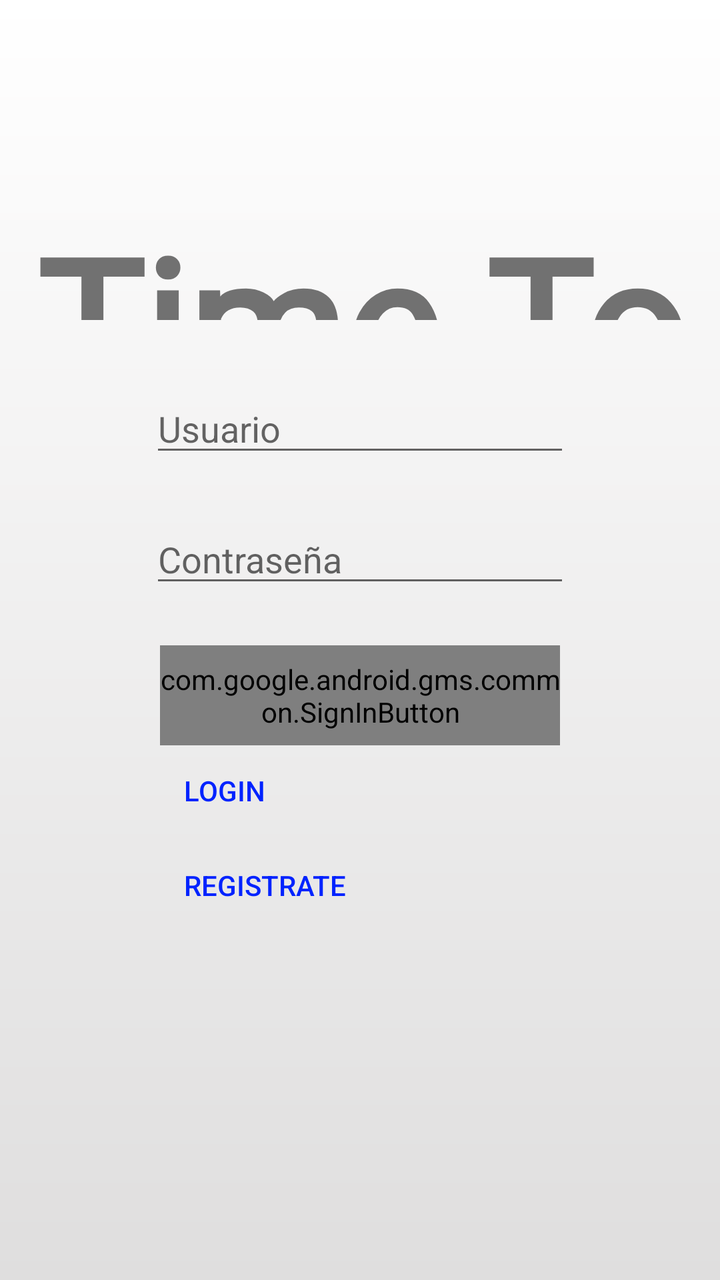
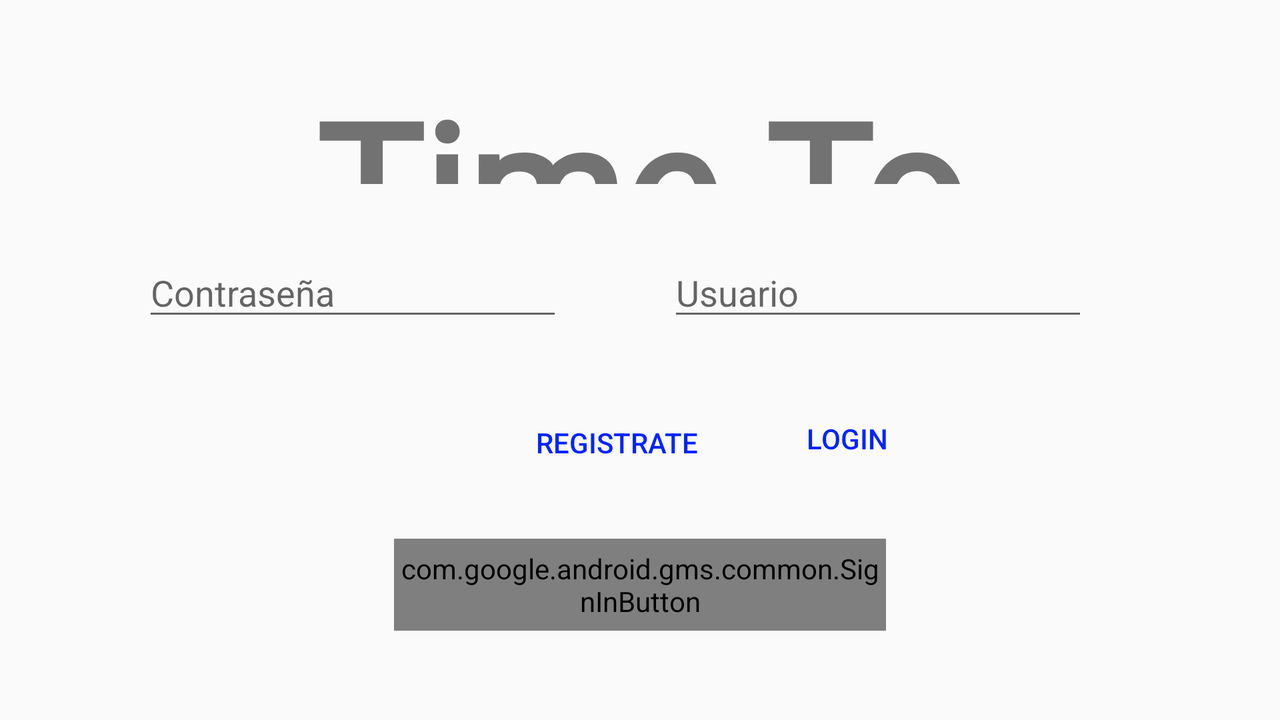

Compare how this app lays out the same screen by default and in its alternative resource folder. The renders come first, then the two layout files and the values they reference.
<!-- AndroidManifest.xml: application theme AppTheme -->
<!-- res/layout/activity_main.xml -->
<?xml version="1.0" encoding="utf-8"?>
<androidx.constraintlayout.widget.ConstraintLayout xmlns:android="http://schemas.android.com/apk/res/android"
    xmlns:app="http://schemas.android.com/apk/res-auto"
    xmlns:tools="http://schemas.android.com/tools"
    android:layout_width="match_parent"
    android:layout_height="match_parent"
    tools:context=".MainActivity"
    android:background="@drawable/degradado"
    >

    <TextView
        android:id="@+id/textView"
        android:layout_width="395dp"
        android:layout_height="60dp"
        android:layout_marginTop="100dp"
        android:fontFamily="@font/game_over"
        android:gravity="center"
        android:text="@string/title"
        android:textSize="90sp"
        android:textStyle="bold"
        app:layout_constraintEnd_toEndOf="parent"
        app:layout_constraintStart_toStartOf="parent"
        app:layout_constraintTop_toTopOf="parent" />

    <EditText
        android:id="@+id/txtnombre"
        android:layout_width="wrap_content"
        android:layout_height="wrap_content"
        android:layout_marginTop="32dp"
        android:ems="10"
        android:hint="Usuario"
        android:inputType="textPersonName"
        app:layout_constraintEnd_toEndOf="parent"
        app:layout_constraintStart_toStartOf="parent"
        app:layout_constraintTop_toBottomOf="@+id/textView" />

    <EditText
        android:id="@+id/txtpassword"
        android:layout_width="wrap_content"
        android:layout_height="wrap_content"
        android:layout_marginTop="24dp"
        android:ems="10"
        android:hint="Contraseña"
        android:inputType="textPassword"
        app:layout_constraintEnd_toEndOf="parent"
        app:layout_constraintStart_toStartOf="parent"
        app:layout_constraintTop_toBottomOf="@+id/txtnombre" />

    <Button
        android:id="@+id/btnlogin"
        style="@style/Widget.AppCompat.Button.Borderless.Colored"
        android:layout_width="200dp"
        android:layout_height="45dp"
        android:text="Login"
        android:textAlignment="textStart"
        android:textColor="#0023FF"
        app:layout_constraintEnd_toEndOf="parent"
        app:layout_constraintStart_toStartOf="parent"
        app:layout_constraintTop_toBottomOf="@+id/googleacount" />

    <Button
        android:id="@+id/btnregistro"
        style="@style/Widget.AppCompat.Button.Borderless.Colored"
        android:layout_width="200dp"
        android:layout_height="50dp"
        android:text="Registrate"
        android:textAlignment="textStart"
        android:textColor="#0023FF"
        app:layout_constraintEnd_toEndOf="parent"
        app:layout_constraintStart_toStartOf="parent"
        app:layout_constraintTop_toBottomOf="@+id/btnlogin" />

    <com.google.android.gms.common.SignInButton
        android:id="@+id/googleacount"
        android:layout_width="200dp"
        android:layout_height="50dp"
        android:layout_marginTop="24dp"
        app:layout_constraintEnd_toEndOf="parent"
        app:layout_constraintStart_toStartOf="parent"
        app:layout_constraintTop_toBottomOf="@+id/txtpassword">

    </com.google.android.gms.common.SignInButton>

    <ProgressBar
        android:id="@+id/cargalogin"
        style="?android:attr/progressBarStyle"
        android:layout_width="wrap_content"
        android:layout_height="wrap_content"
        android:visibility="gone"
        app:layout_constraintBottom_toBottomOf="parent"
        app:layout_constraintEnd_toEndOf="parent"
        app:layout_constraintStart_toStartOf="parent"
        app:layout_constraintTop_toTopOf="parent" />

</androidx.constraintlayout.widget.ConstraintLayout>
<!-- resources referenced by this layout -->
<resources>
  <!-- drawable degradado (drawable) -->
  <?xml version="1.0" encoding="utf-8"?>
      <shape xmlns:android="http://schemas.android.com/apk/res/android">
          <gradient
              android:startColor="#FFFFFF"
              android:endColor="#DFDEDE"
              android:angle="270" />
      </shape>
  <string name="title">Time To Train</string>
  <style name="AppTheme" parent="Theme.AppCompat.Light.DarkActionBar">
          
          <item name="colorPrimary">@color/colorPrimary</item>
          <item name="colorPrimaryDark">@color/colorPrimaryDark</item>
          <item name="colorAccent">@color/colorAccent</item>
      </style>
</resources>
<!-- res/layout-land/activity_main.xml (the repository's variant of the layout above) -->
<!-- drawn on the phone turned sideways -->
<?xml version="1.0" encoding="utf-8"?>
<androidx.constraintlayout.widget.ConstraintLayout
    xmlns:android="http://schemas.android.com/apk/res/android"
    xmlns:app="http://schemas.android.com/apk/res-auto"
    xmlns:tools="http://schemas.android.com/tools"
    android:layout_width="match_parent"
    android:layout_height="match_parent">


    <TextView
        android:id="@+id/textView"
        android:layout_width="395dp"
        android:layout_height="60dp"
        android:layout_marginTop="32dp"
        android:fontFamily="@font/game_over"
        android:gravity="center"
        android:text="@string/title"
        android:textSize="90sp"
        android:textStyle="bold"

        app:layout_constraintEnd_toEndOf="parent"
        app:layout_constraintStart_toStartOf="parent"
        app:layout_constraintTop_toTopOf="parent" />

    <EditText
        android:id="@+id/txtnombre"
        android:layout_width="wrap_content"
        android:layout_height="wrap_content"
        android:layout_marginTop="32dp"
        android:layout_marginEnd="96dp"
        android:ems="10"
        android:hint="Usuario"
        android:inputType="textPersonName"
        app:layout_constraintEnd_toEndOf="parent"
        app:layout_constraintLeft_toRightOf="@id/txtpassword"
        app:layout_constraintTop_toBottomOf="@+id/textView" />

    <EditText
        android:id="@+id/txtpassword"
        android:layout_width="wrap_content"
        android:layout_height="wrap_content"
        android:layout_marginTop="32dp"
        android:layout_marginEnd="32dp"
        android:ems="10"
        android:hint="Contraseña"
        android:inputType="textPassword"
        app:layout_constraintEnd_toStartOf="@+id/txtnombre"
        app:layout_constraintHorizontal_bias="0.775"
        app:layout_constraintStart_toStartOf="parent"
        app:layout_constraintTop_toBottomOf="@+id/textView" />

    <Button
        android:id="@+id/btnlogin"
        style="@style/Widget.AppCompat.Button.Borderless.Colored"
        android:layout_width="106dp"
        android:layout_height="44dp"
        android:layout_marginTop="32dp"
        android:layout_marginEnd="32dp"
        android:text="Login"
        android:textAlignment="textStart"
        android:textColor="#0023FF"
        app:layout_constraintEnd_toEndOf="parent"
        app:layout_constraintHorizontal_bias="0.071"
        app:layout_constraintStart_toEndOf="@+id/btnregistro"
        app:layout_constraintTop_toBottomOf="@+id/txtnombre" />

    <Button
        android:id="@+id/btnregistro"
        style="@style/Widget.AppCompat.Button.Borderless.Colored"
        android:layout_width="127dp"
        android:layout_height="0dp"
        android:layout_marginStart="256dp"
        android:layout_marginTop="32dp"
        android:text="Registrate"
        android:textAlignment="textStart"
        android:textColor="#0023FF"
        app:layout_constraintStart_toStartOf="parent"
        app:layout_constraintTop_toBottomOf="@+id/txtpassword" />

    <com.google.android.gms.common.SignInButton
        android:id="@+id/googleacount"
        android:layout_width="246dp"
        android:layout_height="46dp"
        android:layout_marginTop="24dp"
        app:layout_constraintEnd_toEndOf="parent"
        app:layout_constraintStart_toStartOf="parent"
        app:layout_constraintTop_toBottomOf="@+id/btnregistro">

    </com.google.android.gms.common.SignInButton>

    <ProgressBar
        android:id="@+id/cargalogin"
        style="?android:attr/progressBarStyle"
        android:layout_width="wrap_content"
        android:layout_height="wrap_content"
        android:visibility="gone"
        app:layout_constraintBottom_toBottomOf="parent"
        app:layout_constraintEnd_toEndOf="parent"
        app:layout_constraintStart_toStartOf="parent"
        app:layout_constraintTop_toTopOf="parent" />



</androidx.constraintlayout.widget.ConstraintLayout>
<!-- resources referenced by the variant -->
<!-- as the phone turned sideways resolves them -->
<resources>
  <string name="title">Time To Train</string>
  <style name="AppTheme" parent="Theme.AppCompat.Light.DarkActionBar">
          
          <item name="colorPrimary">@color/colorPrimary</item>
          <item name="colorPrimaryDark">@color/colorPrimaryDark</item>
          <item name="colorAccent">@color/colorAccent</item>
      </style>
</resources>
